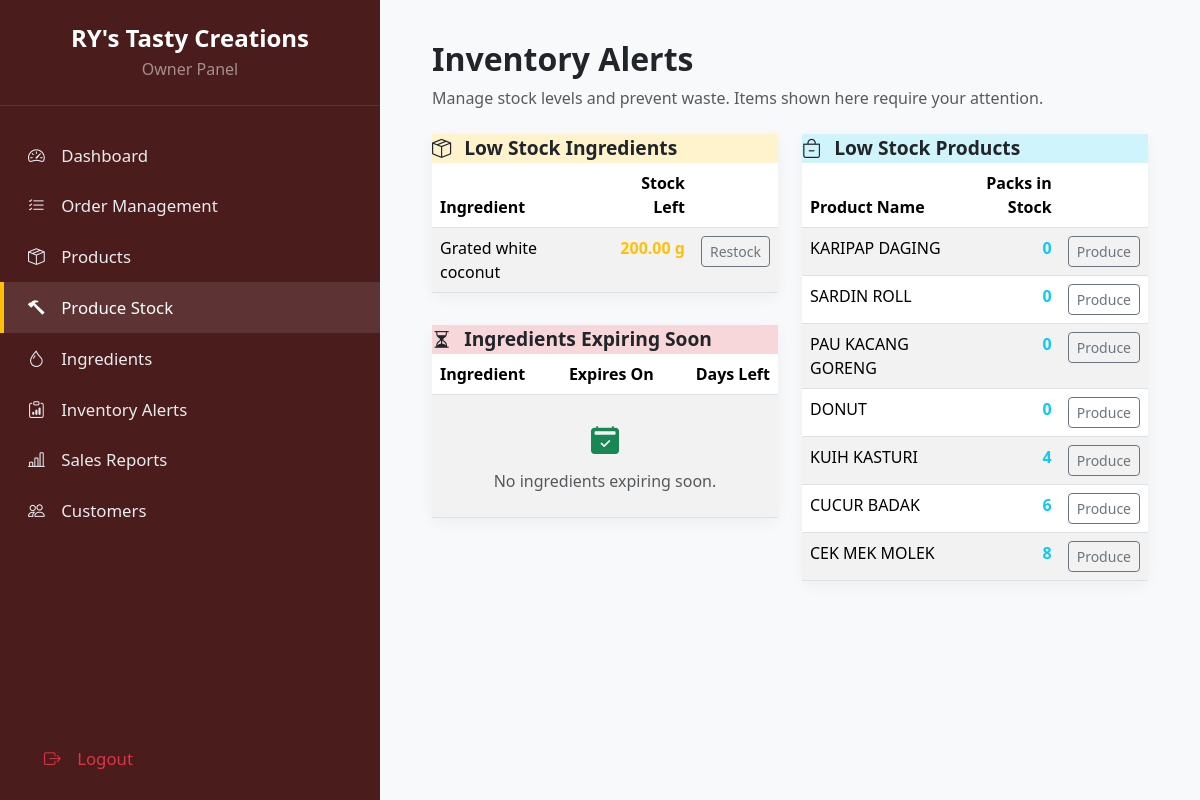
The app's page /FYP1/inventory_alerts.php (signed in) with its own data.
### tables this page shows
CREATE TABLE IF NOT EXISTS `item_ingredient` (
  `ITEM_ID` varchar(10) NOT NULL,
  `ITEM_NAME` varchar(100) NOT NULL,
  `INVENTORY_UNIT` varchar(20) NOT NULL DEFAULT 'g',
  `ITEM_BUY_DATE` date NOT NULL,
  `ITEM_EXPIRED_DATE` date NOT NULL,
  `ITEM_PURCHASE_UNIT` varchar(50) NOT NULL,
  `ITEM_TOTAL_QTTY` decimal(10,2) NOT NULL,
  `ITEM_UNIT_PRICE` decimal(10,2) NOT NULL,
  `ITEM_PRICE_KG` decimal(10,2) NOT NULL,
  `ITEM_USED` decimal(10,3) NOT NULL DEFAULT '0.000',
  `ITEM_BRAND` varchar(50) NOT NULL,
  `ITEM_IMAGE` blob,
  `INVENTORY_STOCK` decimal(10,3) NOT NULL DEFAULT '0.000',
  `LAST_RESTOCK_DATE` date DEFAULT NULL,
  PRIMARY KEY (`ITEM_ID`)
);

CREATE TABLE IF NOT EXISTS `products_sell` (
  `PRODUCT_ID` varchar(10) NOT NULL,
  `PRODUCT_NAME` varchar(100) NOT NULL,
  `PRODUCT_IMAGE` blob,
  `PRODUCT_QTTY` int NOT NULL DEFAULT '0',
  `PIECES_PER_PACK` int NOT NULL DEFAULT '10',
  `PRODUCT_PRICE` decimal(10,2) NOT NULL,
  `PRODUCT_PCS_PER_PACK` int NOT NULL,
  `PRODUCT_DESCRIPTION` text,
  PRIMARY KEY (`PRODUCT_ID`)
);

### FYP1/inventory_alerts.php (the view, shortened to what this page needs)
<?php
require 'db_connection.php';
$low_product_threshold = 10;
$low_ingredient_threshold_g = 500;
$low_ingredient_threshold_ml = 500;
$low_ingredient_threshold_pcs = 10;
$expiry_threshold_days = 14;
$low_ingredients_stmt = $conn->prepare("
    SELECT ITEM_ID, ITEM_NAME, INVENTORY_STOCK, INVENTORY_UNIT
    FROM item_ingredient
    WHERE
        (INVENTORY_UNIT = 'g' AND INVENTORY_STOCK < ?) OR
        (INVENTORY_UNIT = 'ml' AND INVENTORY_STOCK < ?) OR
        (INVENTORY_UNIT = 'pcs' AND INVENTORY_STOCK < ?)
    ORDER BY ITEM_NAME
");
$low_ingredients_stmt->bind_param("iii", $low_ingredient_threshold_g, $low_ingredient_threshold_ml, $low_ingredient_threshold_pcs);
$low_ingredients_stmt->execute();
$low_ingredients = $low_ingredients_stmt->get_result();
$expiring_stmt = $conn->prepare("
    SELECT ITEM_ID, ITEM_NAME, ITEM_EXPIRED_DATE, INVENTORY_STOCK, INVENTORY_UNIT
    FROM item_ingredient
    WHERE ITEM_EXPIRED_DATE BETWEEN CURDATE() AND CURDATE() + INTERVAL ? DAY
    ORDER BY ITEM_EXPIRED_DATE ASC
");
$expiring_stmt->bind_param("i", $expiry_threshold_days);
$expiring_stmt->execute();
$expiring_ingredients = $expiring_stmt->get_result();
$low_products_stmt = $conn->prepare("SELECT PRODUCT_ID, PRODUCT_NAME, PRODUCT_QTTY FROM products_sell WHERE PRODUCT_QTTY < ? ORDER BY PRODUCT_QTTY ASC");
$low_products_stmt->bind_param("i", $low_product_threshold);
$low_products_stmt->execute();
$low_products = $low_products_stmt->get_result();
?>
<!DOCTYPE html>
<html lang="en">
<head>
  <link href="https://cdn.jsdelivr.net/npm/bootstrap@5.3.3/dist/css/bootstrap.min.css" rel="stylesheet">
  <link rel="stylesheet" href="https://cdn.jsdelivr.net/npm/bootstrap-icons@1.11.3/font/bootstrap-icons.min.css">
</head>
<body>
  <div class="sidebar d-flex flex-column p-0">
    <div class="sidebar-header text-center"><h4 class="fw-bold mb-1">RY's Tasty Creations</h4><p class="text-white-50 mb-0">Owner Panel</p></div>
    <ul class="nav flex-column my-4">
        <li class="nav-item"><a href="owner_dashboard.php" class="nav-link"><i class="bi bi-speedometer2"></i> Dashboard</a></li>
        <li class="nav-item"><a href="view_orders.php" class="nav-link"><i class="bi bi-list-check"></i> Order Management</a></li>
        <li class="nav-item"><a href="product_management.php" class="nav-link"><i class="bi bi-box-seam"></i> Products</a></li>
        <li class="nav-item"><a href="produce_stock.php" class="nav-link active"><i class="bi bi-hammer"></i> Produce Stock</a></li>
        <li class="nav-item"><a href="ingredient_management.php" class="nav-link"><i class="bi bi-droplet"></i> Ingredients</a></li>
        <li class="nav-item"><a href="inventory_alerts.php" class="nav-link"><i class="bi bi-clipboard-data"></i> Inventory Alerts</a></li>
        <li class="nav-item"><a href="sales_reports.php" class="nav-link"><i class="bi bi-bar-chart-line"></i> Sales Reports</a></li>
        <li class="nav-item"><a href="customer_management.php" class="nav-link"><i class="bi bi-people"></i> Customers</a></li>
    </ul>
    <div class="mt-auto p-3"><a href="logout.php" class="nav-link text-danger"><i class="bi bi-box-arrow-right"></i> Logout</a></div>
  </div>
  <main class="main-content">
    <div class="container-fluid">
      <div class="mb-4">
        <h1 class="h2 fw-bold">Inventory Alerts</h1>
        <p class="text-muted">Manage stock levels and prevent waste. Items shown here require your attention.</p>
      </div>
      <div class="row">
        <div class="col-lg-6">
          <div class="alert-card">
            <div class="card-header bg-warning-subtle"><i class="bi bi-box-seam me-2"></i> Low Stock Ingredients</div>
            <div class="card-body">
              <div class="table-responsive">
                <table class="table table-striped table-hover mb-0">
                  <thead><tr><th>Ingredient</th><th class="text-end">Stock Left</th><th></th></tr></thead>
                  <tbody>
                    <?php if ($low_ingredients->num_rows > 0): ?>
                      <?php while($item = $low_ingredients->fetch_assoc()): ?>
                        <tr>
                          <td><?= htmlspecialchars($item['ITEM_NAME']); ?></td>
                          <td class="text-end fw-bold text-warning"><?= number_format($item['INVENTORY_STOCK'], 2) . ' ' . htmlspecialchars($item['INVENTORY_UNIT']); ?></td>
                          <td class="text-end"><a href="ingredient_management.php" class="btn btn-sm btn-outline-secondary">Restock</a></td>
                        </tr>
                      <?php endwhile; ?>
                    <?php else: ?>
                      <tr><td colspan="3" class="text-center text-muted p-4"><i class="bi bi-check-circle-fill text-success fs-3 d-block mb-2"></i>All ingredient stock levels are good!</td></tr>
                    <?php endif; ?>
                  </tbody>
                </table>
              </div>
            </div>
          </div>
          <div class="alert-card">
            <div class="card-header bg-danger-subtle"><i class="bi bi-hourglass-split me-2"></i> Ingredients Expiring Soon</div>
            <div class="card-body">
              <div class="table-responsive">
                <table class="table table-striped table-hover mb-0">
                  <thead><tr><th>Ingredient</th><th class="text-center">Expires On</th><th class="text-end">Days Left</th></tr></thead>
                  <tbody>
                    <?php if ($expiring_ingredients->num_rows > 0): $today = new DateTime(); ?>
                      <?php while($item = $expiring_ingredients->fetch_assoc()):
                        $expiry_date = new DateTime($item['ITEM_EXPIRED_DATE']);
                        $days_left = (int)$today->diff($expiry_date)->format('%r%a');
                      ?>
                        <tr>
                          <td><?= htmlspecialchars($item['ITEM_NAME']); ?></td>
                          <td class="text-center"><?= $expiry_date->format('d M, Y'); ?></td>
                          <td class="text-end fw-bold text-danger"><?= $days_left <= 0 ? 'Expired' : $days_left . ' Day(s)'; ?></td>
                        </tr>
                      <?php endwhile; ?>
                    <?php else: ?>
                      <tr><td colspan="3" class="text-center text-muted p-4"><i class="bi bi-calendar2-check-fill text-success fs-3 d-block mb-2"></i>No ingredients expiring soon.</td></tr>
                    <?php endif; ?>
                  </tbody>
                </table>
              </div>
            </div>
          </div>
        </div>
        <div class="col-lg-6">
          <div class="alert-card">
            <div class="card-header bg-info-subtle"><i class="bi bi-bag-dash me-2"></i> Low Stock Products</div>
            <div class="card-body">
              <div class="table-responsive">
                <table class="table table-striped table-hover mb-0">
                  <thead><tr><th>Product Name</th><th class="text-end">Packs in Stock</th><th></th></tr></thead>
                  <tbody>
                    <?php if ($low_products->num_rows > 0): ?>
                      <?php while($product = $low_products->fetch_assoc()): ?>
                        <tr>
                          <td><?= htmlspecialchars($product['PRODUCT_NAME']); ?></td>
                          <td class="text-end fw-bold text-info"><?= htmlspecialchars($product['PRODUCT_QTTY']); ?></td>
                          <td class="text-end"><a href="produce_stock.php?product_id=<?= htmlspecialchars($product['PRODUCT_ID']) ?>" class="btn btn-sm btn-outline-secondary">Produce</a></td>
                        </tr>
                      <?php endwhile; ?>
                    <?php else: ?>
                      <tr><td colspan="3" class="text-center text-muted p-4"><i class="bi bi-emoji-sunglasses-fill text-success fs-3 d-block mb-2"></i>All products are well-stocked!</td></tr>
                    <?php endif; ?>
                  </tbody>
                </table>
              </div>
            </div>
          </div>
        </div>
      </div>
    </div>
  </main>
</body>
</html>

### FYP1/inventory_alerts.php (style rules this page uses)
:root { --primary-dark: #4b1c1c; --primary-accent: #ffc107; }
body { background-color: #f8f9fa; display: flex; min-height: 100vh; }
.sidebar { width: 380px; background-color: var(--primary-dark); color: white; flex-shrink: 0; }
.sidebar .nav-link { color: #e9ecef; padding: 0.8rem 1.5rem; font-size: 1.05rem; border-left: 4px solid transparent; }
.sidebar .nav-link:hover, .sidebar .nav-link.active { background-color: rgba(255, 255, 255, 0.1); color: white; }
.sidebar .nav-link.active { border-left-color: var(--primary-accent); }
.sidebar .nav-link .bi { margin-right: 0.75rem; }
.sidebar-header { padding: 1.5rem; border-bottom: 1px solid rgba(255, 255, 255, 0.1); }
.main-content { flex-grow: 1; padding: 2.5rem; overflow-y: auto; }
.alert-card { background: white; border-radius: 0.5rem; box-shadow: 0 4px 15px rgba(0,0,0,0.05); margin-bottom: 2rem; }
.alert-card .card-header { font-size: 1.2rem; font-weight: 600; }

### records on screen
item_ingredient: ITEM_NAME "Grated white coconut", INVENTORY_STOCK "200.00", INVENTORY_UNIT "g"
products_sell: PRODUCT_NAME "KARIPAP DAGING", PRODUCT_QTTY "0"
products_sell: PRODUCT_NAME "SARDIN ROLL", PRODUCT_QTTY "0"
products_sell: PRODUCT_NAME "PAU KACANG GORENG", PRODUCT_QTTY "0"
products_sell: PRODUCT_NAME "DONUT", PRODUCT_QTTY "0"
products_sell: PRODUCT_NAME "KUIH KASTURI", PRODUCT_QTTY "4"
products_sell: PRODUCT_NAME "CUCUR BADAK", PRODUCT_QTTY "6"
products_sell: PRODUCT_NAME "CEK MEK MOLEK", PRODUCT_QTTY "8"
